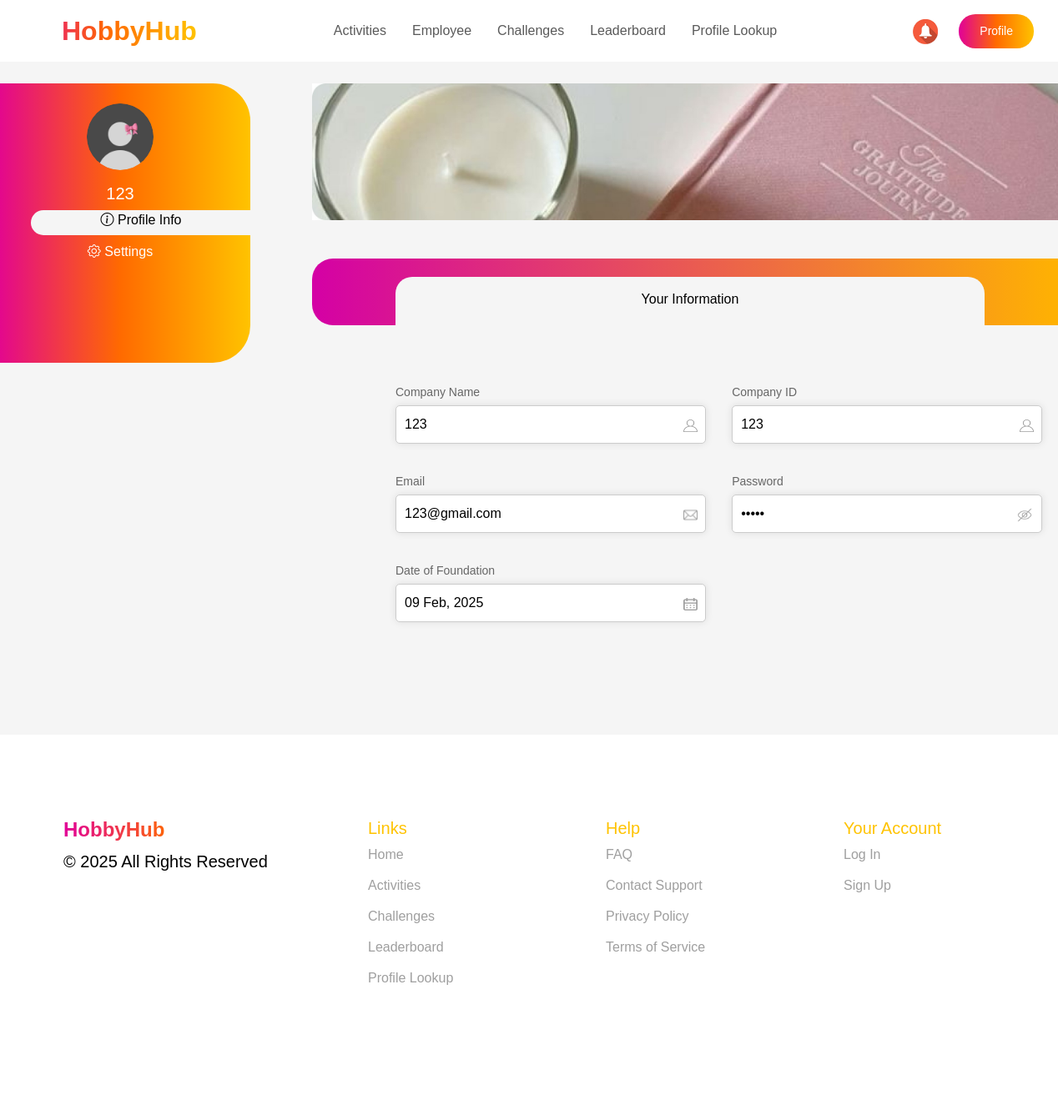
Page /organizer_profile/ (signed in) on the committed database.
### events/models.py (models this page shows, shortened)
class Company(AbstractBaseUser, PermissionsMixin):
    name = models.CharField(max_length=255, verbose_name="Company Name")
    company_id = models.CharField(max_length=100, unique=True, verbose_name="Company ID")
    created_at = models.DateTimeField(auto_now_add=True, verbose_name="Date of Creation")
    email = models.EmailField(unique=True)
    profile_photo = models.ImageField(upload_to='organizer_profile_photos/', null=True, blank=True, verbose_name="Organizer Profile Photo")
    is_active = models.BooleanField(default=True)
    is_staff = models.BooleanField(default=False)
    objects = CompanyManager()
    USERNAME_FIELD = "email"
    REQUIRED_FIELDS = ["name", "company_id"]

### events/views.py (the view)
# urls.py: path('organizer_profile/', login_required(organizer_profile), name='organizer_profile'),
@login_required
def organizer_profile(request):
    company_id = request.session.get("company_id")
    if not company_id:
        return redirect("sign_in")
    company = Company.objects.filter(id=company_id).first()
    if not company:
        return redirect("sign_in")
    return render(request, "organizerprofile.html", {"company": company})

### events/templates/organizerprofile.html (shortened to what this page needs)
<!DOCTYPE html>
<html lang="en">
<head>
    {% load static %}
    <link rel="stylesheet" href="https://cdn.jsdelivr.net/npm/bootstrap@5.3.0/dist/css/bootstrap.min.css">
    <link href="https://cdn.jsdelivr.net/npm/bootstrap-icons/font/bootstrap-icons.css" rel="stylesheet">
    <link rel="stylesheet" href="{% static 'css/all.css' %}">
</head>
<body>
    <section class="header">
        <nav class="navbar navbar-expand-lg navbar-bold px-4 bg-white fixed-top">
            <a class="navbar-brand fw-bold gradient-text logo" href="#">HobbyHub</a>
            <div class="collapse navbar-collapse justify-content-center" id="navbarNav">
                <ul class="navbar-nav">
                    <li class="nav-item header-text"><a class="nav-link" href="#">Activities</a></li>
                    <li class="nav-item header-text"><a class="nav-link" href="{% url 'employees' %}">Employee</a></li>
                    <li class="nav-item header-text"><a class="nav-link" href="#">Challenges</a></li>
                    <li class="nav-item header-text"><a class="nav-link" href="#">Leaderboard</a></li>
                    <li class="nav-item header-text"><a class="nav-link" href="#">Profile Lookup</a></li>
                </ul>
            </div>
            <div class="d-flex">
                <a class="notifications"><img src="{% static 'images/bell.jpg' %}" alt="Notification"></a>
                <button class="btn btn-gradient">Profile</button>
            </div>
        </nav>
    </section>
    <div class="container mt-4">
        <div class="row mainpartpro">
            <div class="col-md-2">
                <div class="sidebar p-4">
                    {% if company.profile_photo %}
                        <img src="{{ company.profile_photo.url }}" alt="Profile" class="rounded-circle mb-3" width="80" alt="Profile">
                    {% else %}
                        <img src="{% static 'images/profile_photo.png' %}" class="rounded-circle mb-3" width="80" alt="Profile">
                    {% endif %}
                    <h5>{{ company.name }}</h5>
                    <div class="pro-act-set-tab w-100 mb-2"><i class="bi bi-info-circle"></i><a href="#"> Profile Info</a></div>
                    <div class="pro-set-tab w-100 mb-2"><i class="bi bi-gear"></i><a href="{% url 'organizer_settings' %}"> Settings</a></div>
                </div>
            </div>
            <div class="col-md-10 mainpartpro">
                <img src="{% static 'images/profile_banner.jpg' %}" class="img-fluid mb-3" alt="Banner">
                <div class="navbar user_det">
                    <div class="tab active-tab"><a href="#">Your Information</a></div>
                </div>
                <div class="form-container">
                    <div class="form-group">
                        <div class="input-field">
                            <label>Company Name</label>
                            <input type="text" value="{{ company.name }}" readonly>
                            <i><img src="{% static 'images/imput_profile_icon.png' %}" width="17"></i>
                        </div>
                        <div class="input-field">
                            <label>Company ID</label>
                            <input type="text" value="{{ company.company_id }}" readonly>
                            <i><img src="{% static 'images/imput_profile_icon.png' %}" width="17"></i>
                        </div>
                    </div>
                    <div class="form-group">
                        <div class="input-field">
                            <label>Email</label>
                            <input type="email" value="{{ company.email }}" readonly>
                            <i><img src="{% static 'images/mail_icon.png' %}" width="17"></i>
                        </div>
                        <div class="input-field">
                            <label>Password</label>
                            <input type="password" value="*****" readonly>
                            <i><img src="{% static 'images/hide_icon.png' %}" width="22"></i>
                        </div>
                    </div>
                    <div class="form-group">
                        <div class="input-field">
                            <label>Date of Foundation</label>
                            <input type="text" value="{{ company.created_at|date:'d M, Y' }}" readonly>
                            <i><img src="{% static 'images/calendar_icon.png' %}" width="17"></i>
                        </div>
                    </div>
                </div>
            </div>
        </div>
    </div>
    <footer class="footer">
        <div class="container">
            <div class="row">
                <div class="col-md-3">
                    <h4 class="fw-bold gradient-text">HobbyHub</h4>
                    <p>© 2025 All Rights Reserved</p>
                </div>
                <div class="col-md-3">
                    <h5>Links</h5>
                    <ul>
                        <li><a href="#">Home</a></li>
                        <li><a href="#">Activities</a></li>
                        <li><a href="#">Challenges</a></li>
                        <li><a href="#">Leaderboard</a></li>
                        <li><a href="#">Profile Lookup</a></li>
                    </ul>
                </div>
                <div class="col-md-3">
                    <h5>Help</h5>
                    <ul>
                        <li><a href="#">FAQ</a></li>
                        <li><a href="#">Contact Support</a></li>
                        <li><a href="#">Privacy Policy</a></li>
                        <li><a href="#">Terms of Service</a></li>
                    </ul>
                </div>
                <div class="col-md-3">
                    <h5>Your Account</h5>
                    <ul>
                        <li><a href="#">Log In</a></li>
                        <li><a href="#">Sign Up</a></li>
                    </ul>
                </div>
            </div>
        </div>
    </footer>
</body>
</html>

### events/static/css/guest-styles.css (style rules this page uses)
html { scroll-behavior: smooth; }
body { font-family: 'Gilroy-bold', sans-serif; background-color: #F5F5F5; }
p { color: #000000; font-weight: 400; font-size: 20px; }
.gradient-text { background: linear-gradient(90deg, #E10098 0%, #FF6A00 50%, #FFC300 100%); -webkit-background-clip: text; -webkit-text-fill-color: transparent; font-weight: bold; }
.nav-item a { margin-right: 15px; }
.btn-gradient { background: linear-gradient(90deg, #E10098 0%, #FF6A00 50%, #FFC300 100%); color: white; border-radius: 20px; padding: 10px 25px; font-size: 18px; border: none; cursor: pointer; transition: 0.3s; }
.logo { font-size: 2rem; font-weight: bold; }
.footer { height: 450px; background: #FFFFFF; color: black; padding: 100px 0; }
.footer h5 { padding-left: 80px; color: #FFC300; }
.footer ul { list-style: none; display: flex; flex-direction: column; padding-left: 50px; }
.footer ul li { margin-bottom: 13px; }
.footer ul li a { color: #9F9F9F; text-decoration: none; padding-left: 30px; }

### events/static/css/organizer-styles.css (style rules this page uses)
body { font-family: 'Gilroy-bold', sans-serif; background-color: #F5F5F5; }
p { color: #000000; font-weight: 400; font-size: 20px; }
.header { background-color: gainsboro; }
.gradient-text { background: linear-gradient(90deg, #E10098 0%, #FF6A00 50%, #FFC300 100%); -webkit-background-clip: text; -webkit-text-fill-color: transparent; font-weight: bold; }
.btn-gradient { background: linear-gradient(90deg, #E10098 0%, #FF6A00 50%, #FFC300 100%); color: white; border-radius: 20px; padding: 10px 25px; font-size: 18px; border: none; cursor: pointer; transition: 0.3s; }
.logo { font-size: 2rem; font-weight: bold; padding-left: 50px; }
.footer { height: 450px; background: #FFFFFF; color: black; padding: 100px 0; }
.footer h5 { padding-left: 80px; color: #FFC300; }
.footer ul { list-style: none; display: flex; flex-direction: column; padding-left: 50px; }
.footer ul li { margin-bottom: 13px; }
.footer ul li a { color: #9F9F9F; text-decoration: none; padding-left: 30px; }
.btn { font-size: 14px; margin-right: 5px; }
.notifications img { width:30px; height:30px; margin-right: 25px; margin-top: 6px; }

### events/static/css/user-styles.css (style rules this page uses)
body { overflow-x: hidden; }

### events/static/css/profile.css (style rules this page uses)
.mainpartpro { margin-top: 50px; margin-left: 50px; margin-right: -50px; margin-bottom: 50px; }
.mainpartpro img { border: 10px 10px 0px 0px; }
label { color: #9F9F9F; }
.pro-act-set-tab i, .pro-set-tab i { font-size: 16px; }
.pro-act-set-tab { background: #F5F5F5; color: #000000; margin-left: 25px; border-radius: 25px 0px 0px 25px; height: 30px; font-size: 16px; }
.sidebar { margin-top: 50px; margin-left: -150px; height: 335px; background: linear-gradient(90deg, #E10098 0%, #FF6A00 50%, #FFC300 100%); color: white; padding: 20px; border-radius: 0px 45px 45px 0px; text-align: center; }
.user_det { display: flex; background: linear-gradient(to right, #d400a5, #ffb400); border-radius: 25px 0px 0px 25px; padding: 0px 100px 0px 100px; max-width: 1200px; height: 80px; margin: 30px auto; position: relative; }
.tab { flex: 1; text-align: center; padding: 15px; color: white; font-weight: bold; cursor: pointer; position: relative; }
.tab a, .pro-set-tab a { text-decoration: none; color: white; font-weight: 400; }
.active-tab { margin-top: 22px; background: #F5F5F5; color: black; border-radius: 20px 20px 0px 0px; padding: 15px; height: 60px; }
.active-tab a,.act-active-tab a, .pro-act-set-tab a { text-decoration: none; color: black; }
.form-container { width: 90%; margin-right: 20px; padding: 20px; text-align: left; }
.form-group { display: flex; justify-content: space-between; margin-bottom: 15px; }
.form-group label { font-size: 14px; display: block; color: #666; }
.form-group input, .form-group select { width: 100%; padding: 10px; border: 1px solid #ccc; border-radius: 5px; font-size: 16px; }
.input-field { margin-top: 20px; position: relative; width: 48%; }
.input-field i { position: absolute; right: 10px; top: 38px; color: gray; }
input { margin-top: 5px; box-shadow: 0 0 10px rgba(0, 0, 0, 0.1); }
.form-container { margin-left: 80px; }

### events/static/css/employees.css (style rules this page uses)
body { font-family: 'Gilroy-bold', sans-serif; background-color: #F5F5F5; }

### rows in the picture
Company: name "123", company_id "123", email "123@gmail.com", created_at "09 Feb, 2025"
